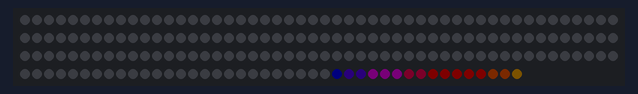
Bench run of a sketch on a simulated Arduino Uno, built with avr-gcc and run on an emulated ATmega328P. Parts: 192 RGB LEDs in strip order, left to right, continuing on the next row. Dim RGB values are drawn brighter than linear.

Above: at 2.74 s.

The sketch:

FirstLight.ino
```cpp
// Use if you want to force the software SPI subsystem to be used for some reason (generally, you don't)
// #define FASTLED_FORCE_SOFTWARE_SPI
// Use if you want to force non-accelerated pin access (hint: you really don't, it breaks lots of things)
// #define FASTLED_FORCE_SOFTWARE_SPI
// #define FASTLED_FORCE_SOFTWARE_PINS
#include "FastLED.h"

///////////////////////////////////////////////////////////////////////////////////////////
//
// Move a white dot along the strip of leds.  This program simply shows how to configure the leds,
// and then how to turn a single pixel white and then off, moving down the line of pixels.
//

// How many leds are in the strip?
#define N_BOARD 3
#define NUM_LEDS 64 * N_BOARD

// Data pin that led data will be written out over
#define DATA_PIN 13
// Clock pin only needed for SPI based chipsets when not using hardware SPI
#define CLOCK_PIN 12

// This is an array of leds.  One item for each led in your strip.
CRGB leds[NUM_LEDS];

// This function sets up the ledsand tells the controller about them
void setup() {
	// sanity check delay - allows reprogramming if accidently blowing power w/leds
   	delay(2000);
	FastLED.setBrightness(4);
      // Uncomment one of the following lines for your leds arrangement.
      // FastLED.addLeds<TM1803, DATA_PIN, RGB>(leds, NUM_LEDS);
      // FastLED.addLeds<TM1804, DATA_PIN, RGB>(leds, NUM_LEDS);
      // FastLED.addLeds<TM1809, DATA_PIN, RGB>(leds, NUM_LEDS);
      //FastLED.addLeds<WS2811, DATA_PIN, RGB>(leds, NUM_LEDS);
      // FastLED.addLeds<WS2812, DATA_PIN, RGB>(leds, NUM_LEDS);
      // FastLED.addLeds<WS2812B, DATA_PIN, RGB>(leds, NUM_LEDS);
      // FastLED.addLeds<NEOPIXEL, DATA_PIN>(leds, NUM_LEDS);
      // FastLED.addLeds<APA104, DATA_PIN>(leds, NUM_LEDS);
      // FastLED.addLeds<WS2811_400, DATA_PIN, RGB>(leds, NUM_LEDS);
      // FastLED.addLeds<GW6205, DATA_PIN, RGB>(leds, NUM_LEDS);
      // FastLED.addLeds<GW6205_400, DATA_PIN, RGB>(leds, NUM_LEDS);
      // FastLED.addLeds<UCS1903, DATA_PIN, RGB>(leds, NUM_LEDS);
      // FastLED.addLeds<UCS1903B, DATA_PIN, RGB>(leds, NUM_LEDS);

      // FastLED.addLeds<WS2801, RGB>(leds, NUM_LEDS);
      // FastLED.addLeds<SM16716, RGB>(leds, NUM_LEDS);
      // FastLED.addLeds<LPD8806, RGB>(leds, NUM_LEDS);
      // FastLED.addLeds<P9813, RGB>(leds, NUM_LEDS);
      // FastLED.addLeds<APA102, RGB>(leds, NUM_LEDS);
      // FastLED.addLeds<DOTSTAR, RGB>(leds, NUM_LEDS);

      // FastLED.addLeds<WS2801, DATA_PIN, CLOCK_PIN, RGB>(leds, NUM_LEDS);
      // FastLED.addLeds<SM16716, DATA_PIN, CLOCK_PIN, RGB>(leds, NUM_LEDS);
      // FastLED.addLeds<LPD8806, DATA_PIN, CLOCK_PIN, RGB>(leds, NUM_LEDS);
      // FastLED.addLeds<P9813, DATA_PIN, CLOCK_PIN, RGB>(leds, NUM_LEDS);
      // FastLED.addLeds<APA102, DATA_PIN, CLOCK_PIN, RGB>(leds, NUM_LEDS);
       FastLED.addLeds<DOTSTAR, DATA_PIN, CLOCK_PIN, RGB>(leds, NUM_LEDS);
}

// This function runs over and over, and is where you do the magic to light
// your leds.

const struct CRGB color = CRGB::White;
int count = 0;
int numToFill = 16;

void loop() {
    // hsv.hue += deltahue;

   // Move a single white led
   for(int whiteLed = 0; whiteLed < NUM_LEDS - numToFill + 1; whiteLed = whiteLed + 1) {
      // Turn our current led on to white, then show the leds
     fill_rainbow(&leds[whiteLed], numToFill, whiteLed + count, 8);
     //leds[whiteLed] = color;

      // Show the leds (only one of which is set to white, from above)
      FastLED.show();

      // Wait a little bit
      //delay(1);

      // Turn our current led back to black for the next loop around
      fill_solid(&leds[whiteLed], numToFill, CRGB::Black);
      //leds[whiteLed] = CRGB::Black;
   }
   count += NUM_LEDS;
}
```
